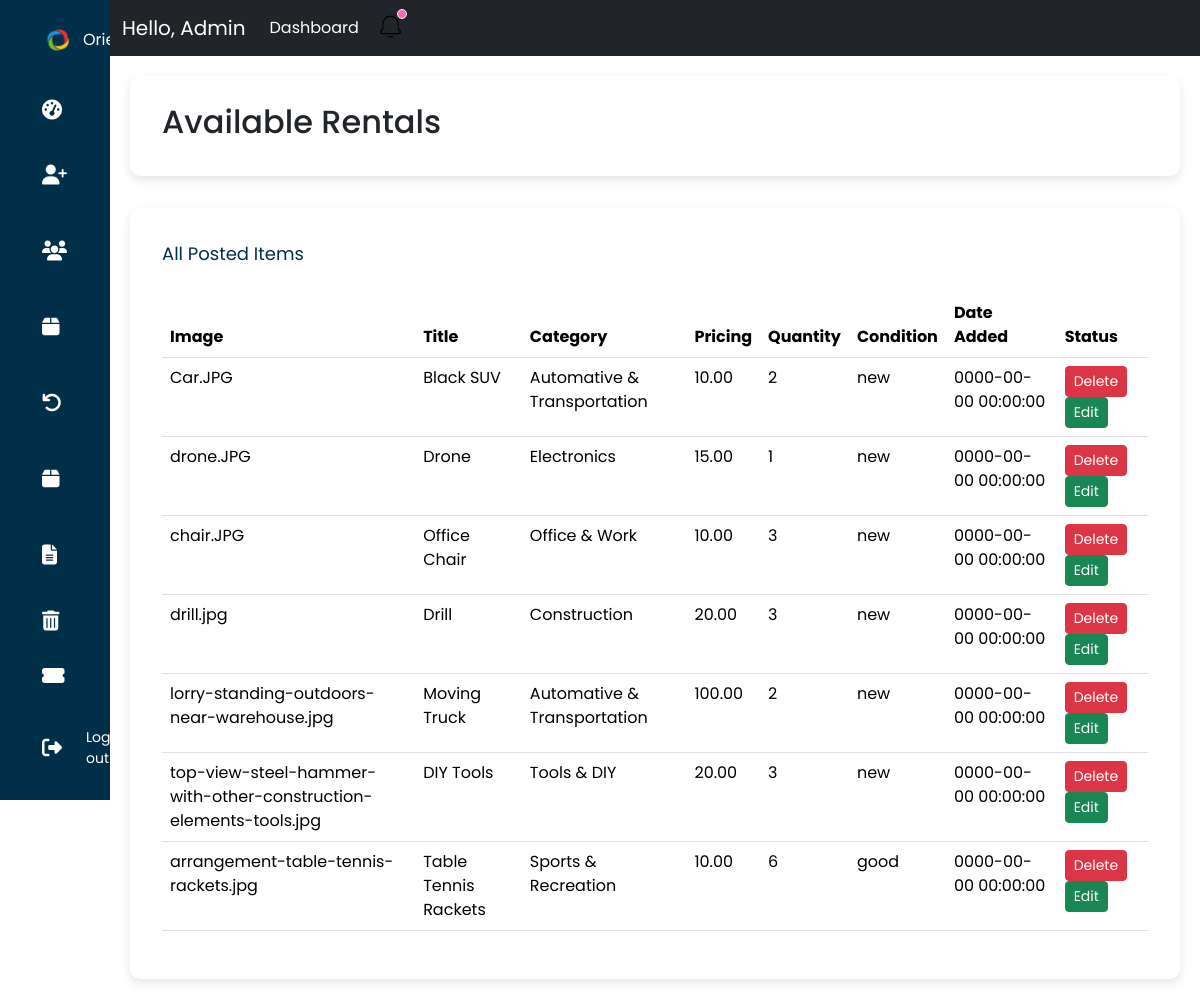
Page /admin/ud.php on the committed database.
### tables this page shows
CREATE TABLE `rentals` (
  `id` int(11) NOT NULL,
  `title` varchar(255) NOT NULL,
  `description` text DEFAULT NULL,
  `specification` text DEFAULT NULL,
  `category` varchar(100) DEFAULT NULL,
  `image` varchar(255) DEFAULT NULL,
  `price` decimal(10,2) DEFAULT NULL,
  `status` enum('available','unavailable','deleted') DEFAULT 'available',
  `created_at` timestamp NOT NULL DEFAULT current_timestamp(),
  `serial_no` varchar(200) DEFAULT NULL,
  `item_qty` int(10) DEFAULT NULL,
  `item_condition` enum('good','bad','new','poor','fair') DEFAULT NULL
);

### admin/ud.php (the view, shortened to what this page needs)
<?php session_start();
include("../config/db.php");
$table_query = mysqli_query($conn, "SELECT * FROM rentals WHERE status != 'deleted'");
?>
<!DOCTYPE html>
<html lang="en">
<head>
  <link rel="stylesheet" href="../assets/css/admin.css">
  <link href="https://cdn.jsdelivr.net/npm/bootstrap@5.3.8/dist/css/bootstrap.min.css" rel="stylesheet">
  <link rel="stylesheet" href="https://cdnjs.cloudflare.com/ajax/libs/font-awesome/6.5.0/css/all.min.css">
</head>
<body>
      <?php include("sidebar.php"); ?>
      <?php include("navbar.php"); ?>
        <div class="content">
          <div class="top">
            <div class="title">
              <h2>Available Rentals</h2>
            </div>
          </div>
    <div class="contents-place">
      <p class="admin-title">All Posted Items</p>
      <div class="table-responsive">
        <table class="table table-hover">
          <thead>
            <tr>
              <th>Image</th>
              <th>Title</th>
              <th>Category</th>
              <th>Pricing</th>
              <th>Quantity</th>
              <th>Condition</th>
              <th>Date Added</th>
              <th>Status</th>
            </tr>
          </thead>
            <tbody>
              <?php
              while ($row = mysqli_fetch_assoc($table_query)) { ?>
                  <tr>
                      <td><?php echo $row['image']; ?></td>
                      <td><?php echo $row['title']; ?></td>
                      <td><?php echo $row['category']; ?></td>
                      <td><?php echo $row['price']; ?></td>
                      <td><?php echo $row['item_qty']; ?></td>
                      <td><?php echo $row['item_condition']; ?></td>
                      <td><?php echo $row['created_at']; ?></td>
                      <td>
                        <form action= "../config/auth.php" method="POST">
                        <button type="submit" name= "item_delete" class="btn btn-danger btn-sm">Delete</button>
                        <a href="edit.php?id=<?php echo $row['id']; ?>"><button type="button" class="btn btn-success btn-sm">Edit</button></a>
                        </form>
                      </td>
                  </tr>
              <?php } ?>
          </tbody>
        </table>
      </div>
    </div>
  </div>
</body>
</html>

### assets/css/admin.css (style rules this page uses)
* { margin: 0; padding: 0; border: none; outline: none; box-sizing: border-box; font-family: "Poppins", sans-serif; }
.content { padding: 20px; margin-left: 110px; margin-top: 56px; margin-left: 110px; }
.top { display: flex; height: 100px; justify-content: space-between; align-items: center; flex-wrap: wrap; background: white; border-radius: 10px; padding: 10px 32px; margin-bottom: 32px; box-shadow: 0 4px 10px rgba(0,0,0,0.1); }
.contents-place { background: white; padding: 32px; border-radius: 10px; box-shadow: 0 4px 10px rgba(0,0,0,0.1); }
.admin-title { color:#003049; padding-bottom: 10px; font-size: 18px; }
.title { font-size: 15px; font-weight: 200; }

### rows in the picture
rentals: image "Car.JPG", title "Black SUV", category "Automative & Transportation", price "10.00", item_qty "2", item_condition "new", created_at "0000-00-00 00:00:00"
rentals: image "drone.JPG", title "Drone", category "Electronics", price "15.00", item_qty "1", item_condition "new", created_at "0000-00-00 00:00:00"
rentals: image "chair.JPG", title "Office Chair", category "Office & Work", price "10.00", item_qty "3", item_condition "new", created_at "0000-00-00 00:00:00"
rentals: image "drill.jpg", title "Drill", category "Construction", price "20.00", item_qty "3", item_condition "new", created_at "0000-00-00 00:00:00"
rentals: image "lorry-standing-outdoors-near-warehouse.jpg", title "Moving Truck", category "Automative & Transportation", price "100.00", item_qty "2", item_condition "new", created_at "0000-00-00 00:00:00"
rentals: image "top-view-steel-hammer-with-other-construction-elements-tools.jpg", title "DIY Tools", category "Tools & DIY", price "20.00", item_qty "3", item_condition "new", created_at "0000-00-00 00:00:00"
rentals: image "arrangement-table-tennis-rackets.jpg", title "Table Tennis Rackets", category "Sports & Recreation", price "10.00", item_qty "6", item_condition "good", created_at "0000-00-00 00:00:00"
